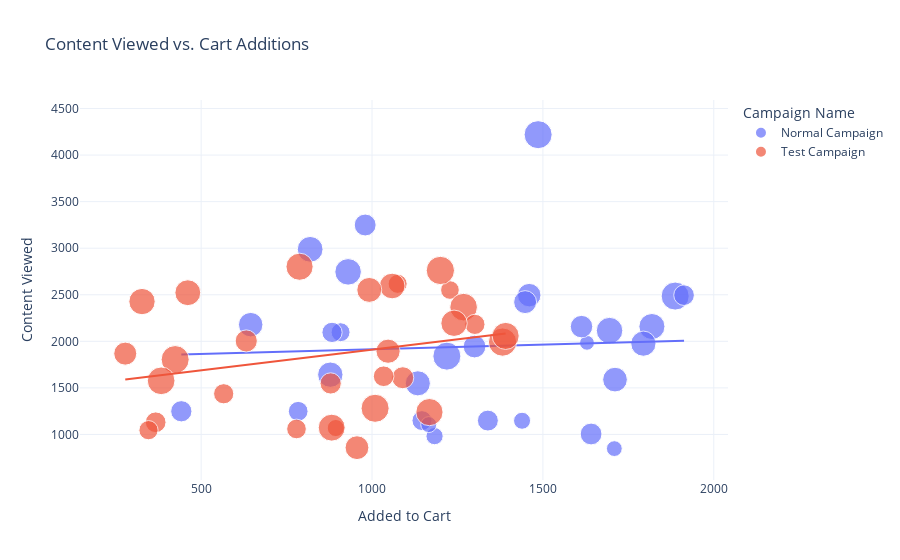

The cell this chart's notebook holds for it:
### Markdown cell above
**8. Content Viewed vs. Cart Additions: Both Campaigns**

### Code cell
figure = px.scatter(data_frame = ab_test, 
                    x="Added to Cart",
                    y="Content Viewed", 
                    size="Website Clicks", 
                    color= "Campaign Name", 
                    trendline="ols",
                   title="Content Viewed vs. Cart Additions")
figure.show()

### Figure 1 — Plotly figure (JSON) as saved in the notebook; plotly's stock layout.template omitted (floating-point values rounded to 4 significant figures)
{"data": [{"hovertemplate": "Campaign Name=Normal Campaign<br>Added to Cart=%{x}<br>Content Viewed=%{y}<br>Website Clicks=%{marker.size}<extra></extra>", "legendgroup": "Normal Campaign", "marker": {"color": "#636efa", "size": [7016, 2277, 8137, 2993, 6554, 4521, 4896, 5224, 6628, 7253, 3706, 8110, 2578, 5691, 6843, 4410, 4085, 4234, 5435, 4941, 6287, 8127, 6508, 4658, 3065, 5321.0, 4028, 2640, 7260, 6198], "sizemode": "area", "sizeref": 20.66, "symbol": "circle"}, "mode": "markers", "name": "Normal Campaign", "orientation": "v", "showlegend": true, "type": "scatter", "x": [1819, 1629, 1887, 1439, 1794, 1339, 1641, 1613, 878, 1695, 908, 1219, 1709, 1460, 819, 1913, 1146, 883, 1448, 980, 1711, 1486, 1134, 442, 1183, 1300, 784, 1166, 930, 645], "xaxis": "x", "y": [2159, 1984, 2486, 1147, 1975, 1149, 1005, 2158, 1642, 2115, 2098, 1841, 848, 2496, 2988, 2496, 1149, 2096, 2421, 3249, 1589, 4219, 1549, 1249, 982, 1944.0, 1249, 1106, 2746, 2179], "yaxis": "y"}, {"hovertemplate": "<b>OLS trendline</b><br>Content Viewed = 0.100333 * Added to Cart + 1813.36<br>R<sup>2</sup>=0.002764<br><br>Campaign Name=Normal Campaign<br>Added to Cart=%{x}<br>Content Viewed=%{y} <b>(trend)</b><extra></extra>", "legendgroup": "Normal Campaign", "marker": {"color": "#636efa", "symbol": "circle"}, "mode": "lines", "name": "Normal Campaign", "showlegend": false, "type": "scatter", "x": [442, 645, 784, 819, 878, 883, 908, 930, 980, 1134, 1146, 1166, 1183, 1219, 1300, 1339, 1439, 1448, 1460, 1486, 1613, 1629, 1641, 1695, 1709, 1711, 1794, 1819, 1887, 1913], "xaxis": "x", "y": [1858.0, 1878.0, 1892.0, 1896.0, 1901.0, 1902.0, 1904.0, 1907.0, 1912.0, 1927.0, 1928.0, 1930.0, 1932.0, 1936.0, 1944.0, 1948.0, 1958.0, 1959.0, 1960.0, 1962.0, 1975.0, 1977.0, 1978.0, 1983.0, 1985.0, 1985.0, 1993.0, 1996.0, 2003.0, 2005.0], "yaxis": "y"}, {"hovertemplate": "Campaign Name=Test Campaign<br>Added to Cart=%{x}<br>Content Viewed=%{y}<br>Website Clicks=%{marker.size}<extra></extra>", "legendgroup": "Test Campaign", "marker": {"color": "#EF553B", "size": [3038, 8125, 3750, 8264, 7568, 3993, 4993, 6800, 7910, 6909, 7617, 4657, 6050, 5471, 4431, 5077, 7156, 3596, 3820, 6435, 8144, 7651, 7885, 4399, 4216, 5863, 7488, 4221, 7184, 8259], "sizemode": "area", "sizeref": 20.66, "symbol": "circle"}, "mode": "markers", "name": "Test Campaign", "orientation": "v", "showlegend": true, "type": "scatter", "x": [894, 424, 1075, 1382, 1391, 779, 1090, 1059, 383, 461, 788, 879, 1047, 278, 367, 632, 327, 1228, 346, 992, 1009, 1168, 1268, 1034, 566, 956, 882, 1301, 1240, 1200], "xaxis": "x", "y": [1069, 1804, 2617, 1992, 2058, 1059, 1609, 2594, 1576, 2522, 2801, 1548, 1894, 1868, 1131, 2004, 2427, 2551, 1046, 2552, 1281, 1240, 2367, 1625, 1437, 858, 1073, 2182, 2194, 2761], "yaxis": "y"}, {"hovertemplate": "<b>OLS trendline</b><br>Content Viewed = 0.442802 * Added to Cart + 1467.66<br>R<sup>2</sup>=0.066319<br><br>Campaign Name=Test Campaign<br>Added to Cart=%{x}<br>Content Viewed=%{y} <b>(trend)</b><extra></extra>", "legendgroup": "Test Campaign", "marker": {"color": "#EF553B", "symbol": "circle"}, "mode": "lines", "name": "Test Campaign", "showlegend": false, "type": "scatter", "x": [278, 327, 346, 367, 383, 424, 461, 566, 632, 779, 788, 879, 882, 894, 956, 992, 1009, 1034, 1047, 1059, 1075, 1090, 1168, 1200, 1228, 1240, 1268, 1301, 1382, 1391], "xaxis": "x", "y": [1591.0, 1612.0, 1621.0, 1630.0, 1637.0, 1655.0, 1672.0, 1718.0, 1748.0, 1813.0, 1817.0, 1857.0, 1858.0, 1864.0, 1891.0, 1907.0, 1914.0, 1926.0, 1931.0, 1937.0, 1944.0, 1950.0, 1985.0, 1999.0, 2011.0, 2017.0, 2029.0, 2044.0, 2080.0, 2084.0], "yaxis": "y"}], "layout": {"legend": {"itemsizing": "constant", "title": {"text": "Campaign Name"}, "tracegroupgap": 0}, "title": {"text": "Content Viewed vs. Cart Additions"}, "xaxis": {"anchor": "y", "domain": [0, 1], "title": {"text": "Added to Cart"}}, "yaxis": {"anchor": "x", "domain": [0, 1], "title": {"text": "Content Viewed"}}}}
